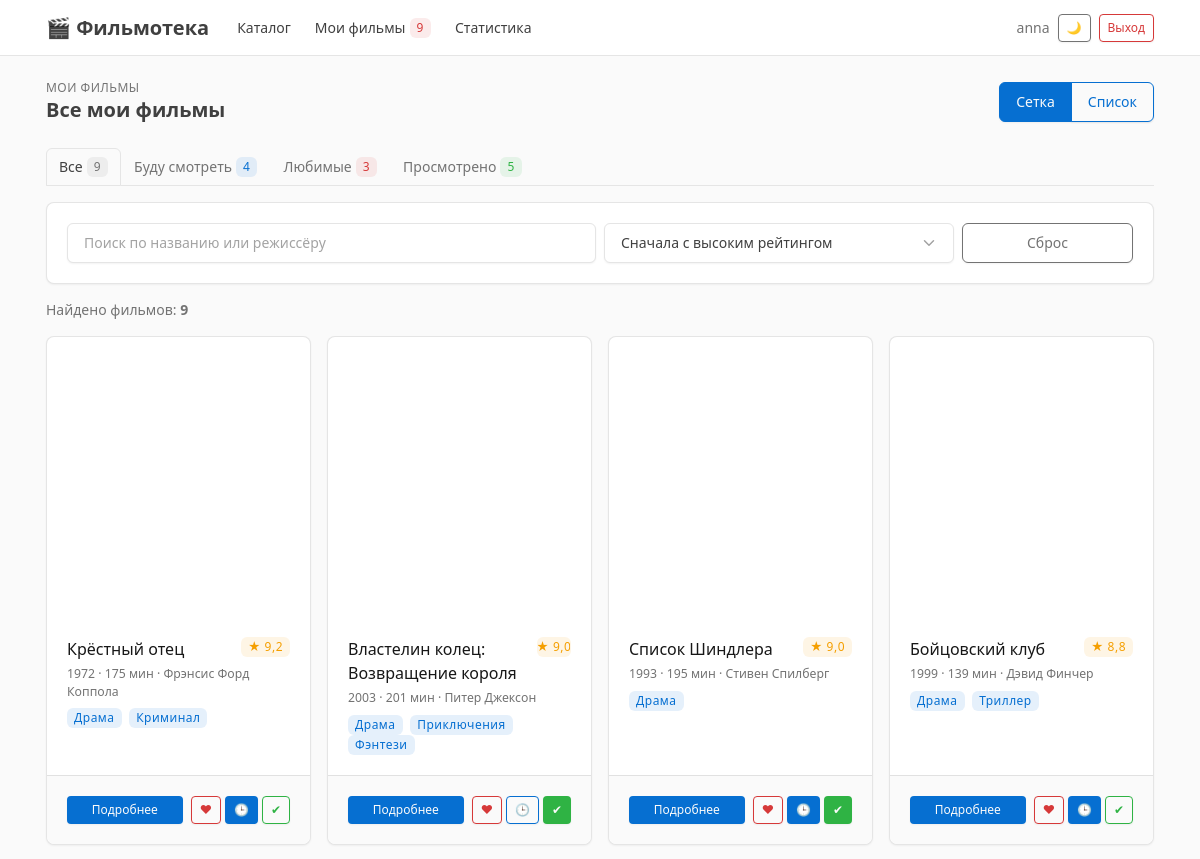
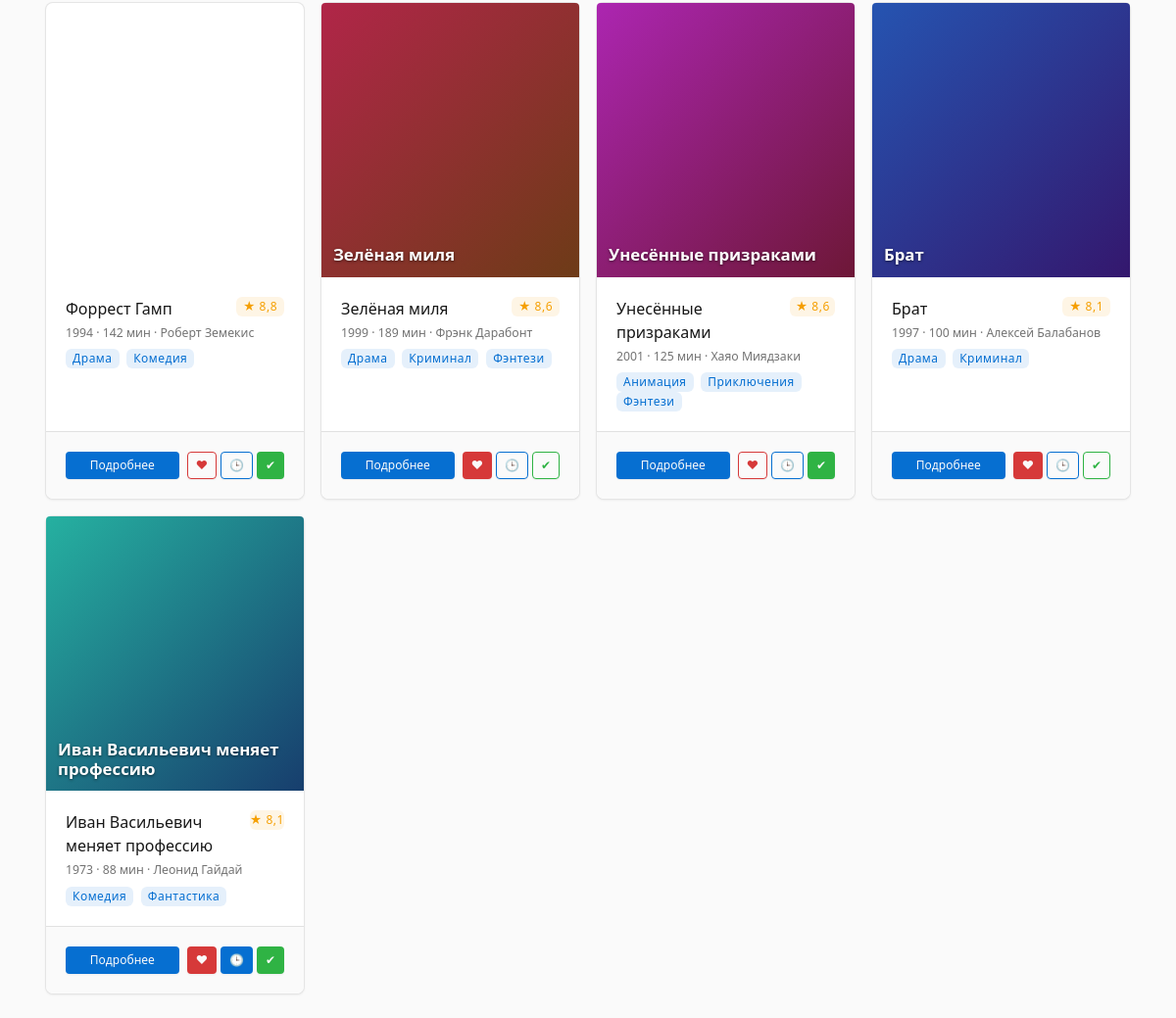
The page /my/ (signed in) on the database its author committed (2 pictures, top to bottom).
### accounts/models.py (models this page shows, shortened)
class Movie(models.Model):
    title = models.CharField('Название', max_length=200)
    original_title = models.CharField('Оригинальное название', max_length=200, blank=True)
    year = models.PositiveSmallIntegerField('Год выхода')
    director = models.CharField('Режиссёр', max_length=200)
    duration = models.PositiveSmallIntegerField('Длительность, мин')
    rating = models.DecimalField(
        'Рейтинг', max_digits=3, decimal_places=1,
        validators=[MinValueValidator(0), MaxValueValidator(10)],
    )
    description = models.TextField('Описание', blank=True)
    country = models.CharField('Страна', max_length=60, blank=True)
    poster_url = models.URLField('Ссылка на постер', blank=True)
    poster = models.ImageField('Обложка (файл)', upload_to='posters/', blank=True)
    genres = models.ManyToManyField(Genre, related_name='movies', verbose_name='Жанры')
    search_index = models.CharField(max_length=600, blank=True, editable=False)
    class Meta:
        ordering = ['-rating', 'title']
        verbose_name = 'фильм'
        verbose_name_plural = 'фильмы'
    @property
    def poster_src(self):
        if self.poster:
            return self.poster.url
        return self.poster_url
    @property
    def hue(self):
        return (self.pk or 0) * 47 % 360
    @property
    def hue_2(self):
        return (self.hue + 40) % 360

class Genre(models.Model):
    name = models.CharField('Название', max_length=50, unique=True)
    class Meta:
        ordering = ['name']
        verbose_name = 'жанр'
        verbose_name_plural = 'жанры'

### accounts/dashboard_views.py (the view)
# urls.py: path('my/', dashboard_views.my_movies, {'kind': 'all'}, name='my_all'),
@login_required
def my_movies(request, kind):
    movies = filter_movies(request.GET, request.user, kind)
    return render(
        request,
        'my_' + kind + '.html',
        {
            'movies': add_marks(movies, request.user),
            'sort_options': SORT_OPTIONS,
            'kind': kind,
            'counts': mark_counts(request.user),
            'page_title': MY_PAGES[kind],
        }
    )

### accounts/context_processors.py (called while the page is built)
def my_movies_count(request):
    if not request.user.is_authenticated:
        return {'my_movies_count': 0}
    count = Mark.objects.filter(user=request.user).values('movie').distinct().count()
    return {'my_movies_count': count}

### accounts/views.py (called while the page is built)
def add_marks(movies, user):
    watch_ids = Mark.objects.filter(user=user, kind='watch').values_list('movie_id', flat=True)
    favorite_ids = Mark.objects.filter(user=user, kind='favorite').values_list('movie_id', flat=True)
    watched_ids = Mark.objects.filter(user=user, kind='watched').values_list('movie_id', flat=True)
    movies = list(movies)
    for movie in movies:
        movie.marked_watch = movie.id in watch_ids
        movie.marked_favorite = movie.id in favorite_ids
        movie.marked_watched = movie.id in watched_ids
    return movies

def mark_counts(user):
    marks = Mark.objects.filter(user=user)
    return {
        'all': marks.values('movie').distinct().count(),
        'watch': marks.filter(kind='watch').count(),
        'favorite': marks.filter(kind='favorite').count(),
        'watched': marks.filter(kind='watched').count(),
    }

### templates/my_all.html
{% extends 'my_base.html' %}

### templates/components/navbar.html (shortened to what this page needs)
{% with url_name=request.resolver_match.url_name %}
<header class="navbar navbar-expand-md d-print-none sticky-top">
    <div class="container-xl">
        <a class="navbar-brand pe-0 pe-md-3" href="/">🎬 Фильмотека</a>
        <div class="navbar-nav flex-row order-md-last ms-auto align-items-center gap-2">
            <span class="text-secondary d-none d-lg-inline">
                {{ user.username }}{% if user.is_staff %} <span class="badge bg-purple-lt">админ</span>{% endif %}
            </span>
            <button type="button" class="btn btn-sm btn-outline-secondary" id="theme-toggle"
                    aria-label="Сменить тему оформления">🌙</button>
            <form method="post" action="/accounts/logout/" class="m-0">
                <button type="submit" class="btn btn-sm btn-outline-danger">Выход</button>
            </form>
        </div>
        <div class="collapse navbar-collapse" id="navbar-menu">
            <ul class="navbar-nav me-auto">
                <li class="nav-item">
                    <a class="nav-link {% if url_name == 'catalog' or url_name == 'movie_detail' or url_name == 'search' %}active{% endif %}"
                       href="/">Каталог</a>
                </li>
                <li class="nav-item">
                    <a class="nav-link {% if url_name|slice:':3' == 'my_' %}active{% endif %}"
                       href="/my/">
                        Мои фильмы
                        <span class="badge bg-red-lt ms-1" id="my-count">{{ my_movies_count }}</span>
                    </a>
                </li>
                <li class="nav-item">
                    <a class="nav-link {% if url_name == 'stats' %}active{% endif %}"
                       href="/stats/">Статистика</a>
                </li>
            </ul>
        </div>
    </div>
</header>
{% endwith %}

### templates/components/movie_grid.html
{% for movie in movies %}
    <div class="col-12 col-sm-6 col-lg-4 col-xl-3 movie-col">
        {% include 'components/movie_card.html' %}
    </div>
{% empty %}
    <div class="col-12">
        {% include 'components/empty_state.html' with title='Ничего не найдено' text='Измените условия поиска или отметьте фильмы кнопками в каталоге.' %}
    </div>
{% endfor %}

### templates/components/movie_card.html (shortened to what this page needs)
<div class="card movie-card h-100" data-movie-id="{{ movie.id }}">
    <a href="/movies/{{ movie.id }}/" class="d-block text-reset">
        {% include 'components/poster.html' with movie=movie %}
    </a>
    <div class="card-body">
        <div class="d-flex justify-content-between align-items-start mb-1">
            <h3 class="card-title mb-0">
                <a href="/movies/{{ movie.id }}/" class="text-reset">{{ movie.title }}</a>
            </h3>
            <span class="badge bg-yellow-lt ms-2">★ {{ movie.rating }}</span>
        </div>
        <div class="text-secondary small mb-2">{{ movie.year }} · {{ movie.duration }} мин · {{ movie.director }}</div>
        <div>
            {% for genre in movie.genres.all %}
                <span class="badge bg-blue-lt me-1">{{ genre.name }}</span>
            {% endfor %}
        </div>
    </div>
    <div class="card-footer d-flex flex-wrap gap-2">
        <a class="btn btn-sm btn-primary flex-fill" style="min-width: 7rem" href="/movies/{{ movie.id }}/">Подробнее</a>
        <div class="d-flex gap-1 ms-auto">
            {% include 'components/mark_buttons.html' with movie=movie %}
        </div>
    </div>
</div>

### templates/components/poster.html
<div class="poster {{ extra_class }}" role="img" aria-label="Постер фильма {{ movie.title }}"
     style="{% if movie.poster_src %}background-image: url('{{ movie.poster_src }}');{% else %}background: linear-gradient(135deg, hsl({{ movie.hue }}, 65%, 42%), hsl({{ movie.hue_2 }}, 65%, 26%));{% endif %}">
    {% if not movie.poster_src %}<span class="poster-title">{{ movie.title }}</span>{% endif %}
</div>

### templates/components/mark_button.html
<button type="button"
        class="btn btn-sm {% if active %}btn-{{ color }}{% else %}btn-outline-{{ color }}{% endif %}"
        data-mark="{{ kind }}"
        data-movie="{{ movie.id }}"
        data-url="/movies/{{ movie.id }}/mark/{{ kind }}/"
        data-color="{{ color }}"
        title="{{ label }}" aria-label="{{ label }}">
    {{ icon }}{% if with_label %} {{ label }}{% endif %}
</button>

### static/css/movies.css (style rules this page uses)
.poster { display: flex; align-items: flex-end; height: 280px; padding: .75rem; color: #fff; background-size: cover; background-position: center; border-radius: 4px 4px 0 0; }
.poster-title { font-weight: 700; font-size: 1.05rem; line-height: 1.2; text-shadow: 0 1px 3px rgba(0, 0, 0, .55); }
.movie-card { transition: transform .15s ease, box-shadow .15s ease; }
.navbar .nav-link { white-space: nowrap; }

### rows shown on the page
Movie: title "Крёстный отец", rating "9,2", year "1972", duration "175", director "Фрэнсис Форд Коппола", icon "♥ 🕒 ✔"
Genre: name "Драма"
Genre: name "Криминал"
Movie: title "Властелин колец: Возвращение короля", rating "9,0", year "2003", duration "201", director "Питер Джексон", icon "♥ 🕒 ✔"
Genre: name "Приключения"
Genre: name "Фэнтези"
Movie: title "Список Шиндлера", rating "9,0", year "1993", duration "195", director "Стивен Спилберг", icon "♥ 🕒 ✔"
Movie: title "Бойцовский клуб", rating "8,8", year "1999", duration "139", director "Дэвид Финчер", icon "♥ 🕒 ✔"
Genre: name "Триллер"
Movie: title "Форрест Гамп", rating "8,8", year "1994", duration "142", director "Роберт Земекис", icon "♥ 🕒 ✔"
Genre: name "Комедия"
Movie: title "Зелёная миля", rating "8,6", year "1999", duration "189", director "Фрэнк Дарабонт", icon "♥ 🕒 ✔"
Movie: title "Унесённые призраками", rating "8,6", year "2001", duration "125", director "Хаяо Миядзаки", icon "♥ 🕒 ✔"
Genre: name "Анимация"
Movie: title "Брат", rating "8,1", year "1997", duration "100", director "Алексей Балабанов", icon "♥ 🕒 ✔"
Movie: title "Иван Васильевич меняет профессию", rating "8,1", year "1973", duration "88", director "Леонид Гайдай", icon "♥ 🕒 ✔"
Genre: name "Фантастика"

### other values the page prints
{{ user.username }} "anna"
{{ my_movies_count }} "9"
{{ page_title }} "Все мои фильмы"
{{ counts.all }} "9"
{{ counts.watch }} "4"
{{ counts.favorite }} "3"
{{ counts.watched }} "5"
{{ movies|length }} "9"
form field value "Сначала с высоким рейтингом"
